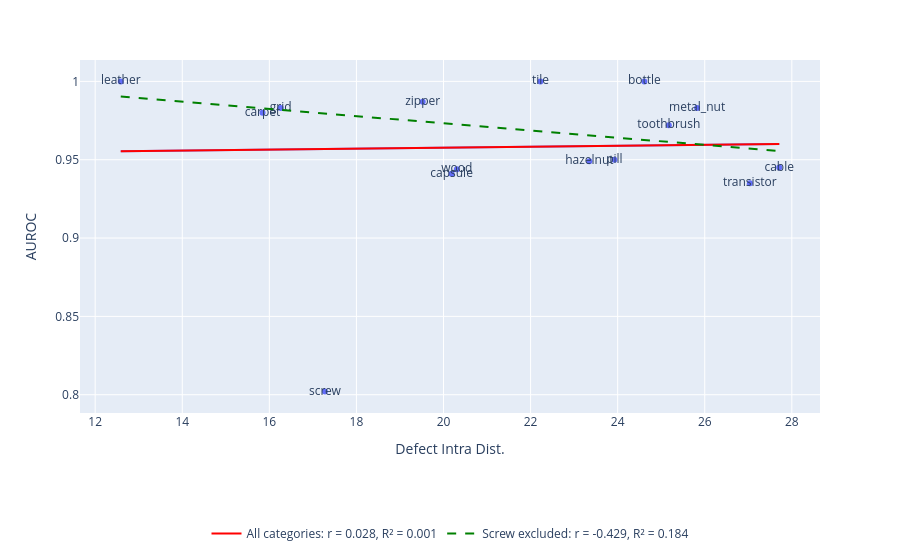

Notebook source saved alongside this figure:
### Code cell
plot_df = patch_combined.reset_index()

fig = px.scatter(
                plot_df, 
                x="Defect Intra Dist.",
                y="AUROC", 
                text="category", 
                hover_name="category", 
                trendline="ols" 
            ) 

add_trendline(
    fig,
    plot_df["Defect Intra Dist."],
    plot_df["AUROC"],
    name="All categories",
    colour="red",
    dash="solid"
)

plot_df = plot_df[plot_df["category"] != "screw"]

add_trendline(
    fig,
    plot_df["Defect Intra Dist."],
    plot_df["AUROC"],
    name="Screw excluded",
    colour="green",
    dash="dash"
)

fig.update_layout(
    title=None,
    legend=dict(
        orientation="h",
        x=0.5,
        y=-0.3,
        xanchor="center",
    ),
)

fig.write_image(
    IMAGE_DIR / "patch_auroc_def_intra.svg",
    width=1200,
    height=450
)
fig.show()
